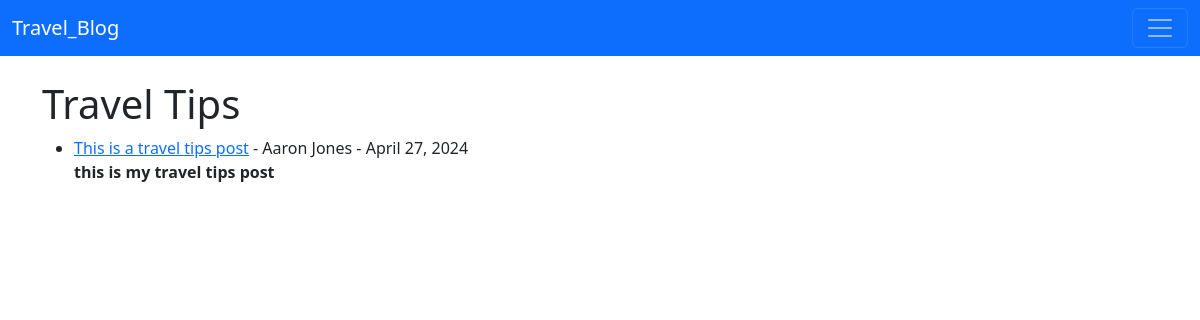
The page /category/travel tips/ on the database its author committed.
### travel_blog/models.py (models this page shows, shortened)
class Post(models.Model):
    title = models.CharField(max_length=255)
    header_image = models.ImageField(null=True, blank=True, upload_to='images')
    title_tag = models.CharField(max_length=255)
    author = models.ForeignKey(User, on_delete=models.CASCADE)
    body = RichTextField(blank=True, null=True)
    post_date = models.DateField(auto_now_add=True)
    category = models.CharField(max_length=255, default='Top Travel Locations')
    snippet = models.CharField(max_length=255)
    likes = models.ManyToManyField(User, related_name='blog_posts')

### travel_blog/views.py (the view)
# urls.py: path('category/<str:cats>/', CategoryView, name='category'),
def CategoryView(request, cats):
    category_posts = Post.objects.filter(category=cats.replace('-', ' '))
    return render(request, 'categories.html', {'cats':cats.title().replace('-', ' '), 'category_posts':category_posts})

### travel_blog/templates/categories.html (shortened to what this page needs)
{% extends 'base.html' %}
{% block content %}
{% if category_posts %}
    <h1>{{ cats }}</h1>
    <ul>
    {% for post in category_posts %}
    <li> <a href="{% url 'article-detail' post.pk %}">{{ post.title }}</a> -
        {{ post.author.first_name }} {{ post.author.last_name }} - {{ post.post_date }}
    </small><br/>
    {{ post.body|slice:":200"|safe }}</li>
    {% endfor %}
    </ul>
{% else %}
    <h2>Sorry this page does no exist, please log in</h2>
{% endif %}
{% endblock %}

### rows shown on the page
Post: category "Travel Tips", title "This is a travel tips post", author.first_name "Aaron", author.last_name "Jones", post_date "April 27, 2024", body "this is my travel tips post"
